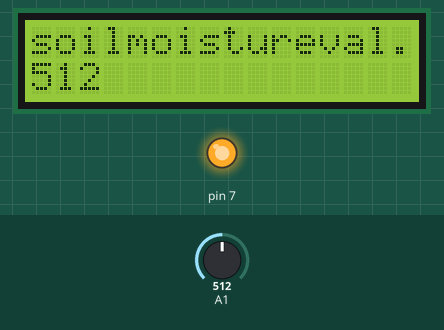
Recording of a sketch running on a simulated Arduino Uno, built with avr-gcc and run on an emulated ATmega328P. Parts: 16×2 character LCD, output pins drawn as LEDs (lit = HIGH). Inputs (shaded band) come from the test bench; at power-on: A1 = 512.

Above: at 1.3 s.
1.4 s: A1 set to 311
At 2.2 s:
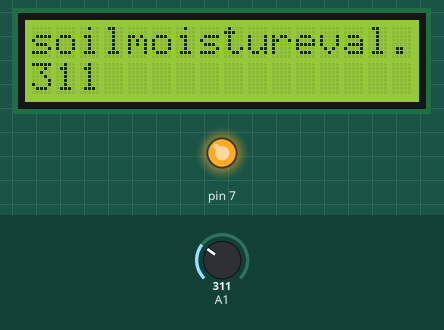
2.9 s: A1 set to 281
At 3.7 s:
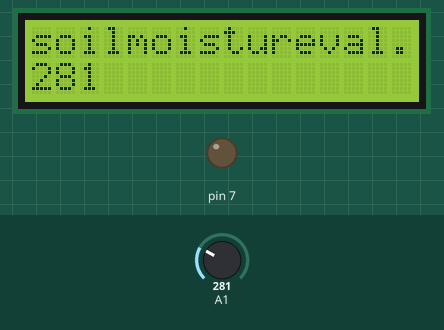
5.9 s: A1 set to 306
At 7.1 s:
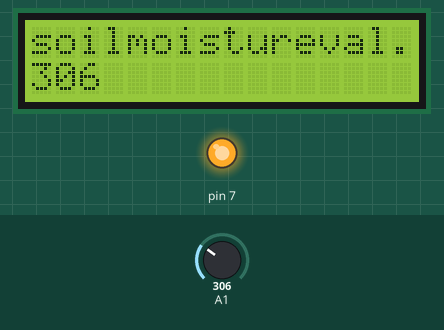
Timing chart, 0 to 8.9 s (numbered marks = the images above; inputs shaded):
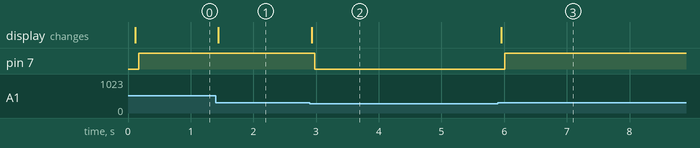

Measured:
- the behaviour switches between 300 and 299 on A1 (found by bisection; images 1 and 2)
- after the input at 1.4 s, the display: changes at once (image 1)
- after the input at 2.9 s, pin 7: HIGH → LOW after 0.08 s; the display: changes at once (image 2)
- after the input at 5.9 s, pin 7: LOW → HIGH after 0.11 s; the display: changes after 0.06 s (image 3)

The sketch:

Soil_Moisture_Monitor.ino
```cpp
#include <LiquidCrystal.h>


LiquidCrystal lcd(12, 11, 5, 4, 3, 2);

void setup()
{ pinMode(A1,0);
 pinMode(7,1);

  lcd.begin(16,2);

 delay(50);

}

void loop()
{ int x=analogRead(A1);
 lcd.clear();
 lcd.print("soilmoistureval.");

 lcd.setCursor(0,1);
 lcd.print(x);
 delay(50);
 if (x>=300)
 {
   digitalWrite(7,1);
 }
 else{
   digitalWrite(7,0);
 }
}
```
